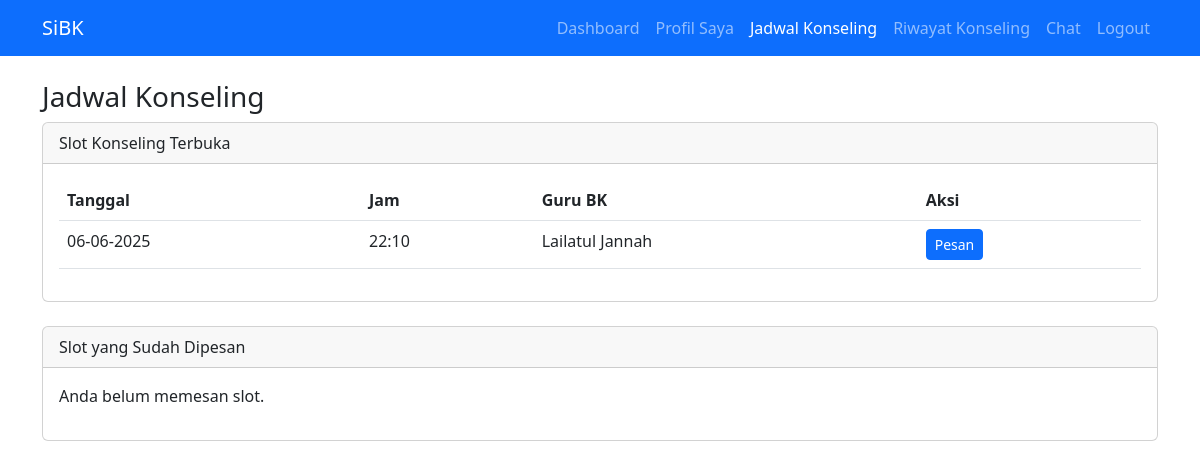
Page /jadwal_siswa.php (signed in) on the committed database.
### tables this page shows
CREATE TABLE `jadwal_konseling` (
  `id` int(11) NOT NULL,
  `guru_id` int(11) NOT NULL,
  `tanggal` date NOT NULL,
  `jam` time NOT NULL,
  `status` enum('open','booked','done') NOT NULL DEFAULT 'open',
  `siswa_id` int(11) DEFAULT NULL,
  `created_at` timestamp NOT NULL DEFAULT current_timestamp()
);

CREATE TABLE `users` (
  `id` int(11) NOT NULL,
  `username` varchar(50) NOT NULL,
  `email` varchar(225) NOT NULL,
  `password` varchar(255) NOT NULL,
  `role` enum('guru','siswa') NOT NULL,
  `nama_lengkap` varchar(100) NOT NULL,
  `created_at` timestamp NOT NULL DEFAULT current_timestamp()
);

### jadwal_siswa.php (the view, shortened to what this page needs)
<?php
require_once 'config.php';
$stmt0 = $pdo->prepare('SELECT id FROM siswa_profile WHERE user_id = ?');
$stmt0->execute([$_SESSION['user_id']]);
$profile = $stmt0->fetch(PDO::FETCH_ASSOC);
$siswa_id = $profile['id'];
$stmt = $pdo->prepare('
    SELECT jk.id, jk.tanggal, jk.jam, u.nama_lengkap AS guru_nama
    FROM jadwal_konseling jk
    JOIN users u ON jk.guru_id = u.id
    WHERE jk.status = "open"
    ORDER BY jk.tanggal ASC, jk.jam ASC
');
$stmt->execute();
$slots = $stmt->fetchAll(PDO::FETCH_ASSOC);
$stmt2 = $pdo->prepare('
    SELECT jk.id, jk.tanggal, jk.jam, u.nama_lengkap AS guru_nama
    FROM jadwal_konseling jk
    JOIN users u ON jk.guru_id = u.id
    WHERE jk.siswa_id = ? AND jk.status = "booked"
    ORDER BY jk.tanggal ASC, jk.jam ASC
');
$stmt2->execute([$siswa_id]);
$booked = $stmt2->fetchAll(PDO::FETCH_ASSOC);
?>
<?php include 'header.php'; ?>
<h3>Jadwal Konseling</h3>
<div class="card mb-4">
    <div class="card-header">Slot Konseling Terbuka</div>
    <div class="card-body">
        <?php if (count($slots) === 0): ?>
            <p>Tidak ada slot terbuka saat ini.</p>
        <?php else: ?>
            <table class="table table-hover">
                <thead>
                    <tr>
                        <th>Tanggal</th>
                        <th>Jam</th>
                        <th>Guru BK</th>
                        <th>Aksi</th>
                    </tr>
                </thead>
                <tbody>
                <?php foreach ($slots as $s): ?>
                    <tr>
                        <td><?= date('d-m-Y', strtotime($s['tanggal'])) ?></td>
                        <td><?= substr($s['jam'], 0, 5) ?></td>
                        <td><?= htmlspecialchars($s['guru_nama']) ?></td>
                        <td>
                            <a href="jadwal_siswa.php?book=<?= $s['id'] ?>" class="btn btn-sm btn-primary" onclick="return confirm('Pesan slot konseling ini?');">Pesan</a>
                        </td>
                    </tr>
                <?php endforeach; ?>
                </tbody>
            </table>
        <?php endif; ?>
    </div>
</div>
<div class="card mb-4">
    <div class="card-header">Slot yang Sudah Dipesan</div>
    <div class="card-body">
        <?php if (count($booked) === 0): ?>
            <p>Anda belum memesan slot.</p>
        <?php endif; ?>
    </div>
</div>
<?php include 'footer.php'; ?>

### rows in the picture
jadwal_konseling: tanggal "06-06-2025", jam "22:10", guru.nama_lengkap "Lailatul Jannah"
